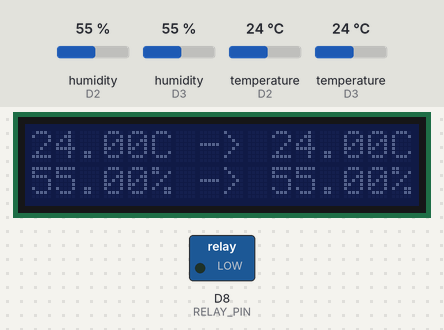
Bench run of a sketch on a simulated Arduino Uno R4 WiFi. On the bench: 16×2 character LCD, switched loads named in the sketch (green lamp = pin HIGH). Inputs (shaded band) come from the test bench; at power-on: humidity (sensors on D3, D2) 55 %, temperature (sensors on D2, D3) 24 °C. WiFi joins after 1.5 s; servers stay silent unless stated; web services answer with replies made up by the test bench; what the sketch prints to the serial monitor is not drawn.

Above: at 5.7 s.
5.8 s: humidity (sensor on D3) set to 79 %
At 15.3 s:
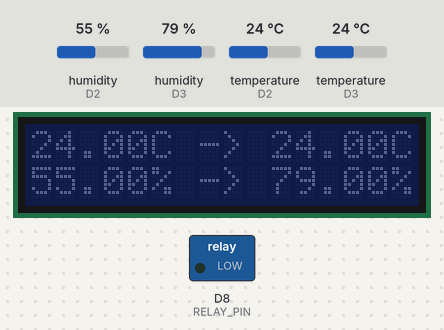
16.5 s: humidity (sensor on D3) set to 82 %
At 26.0 s:
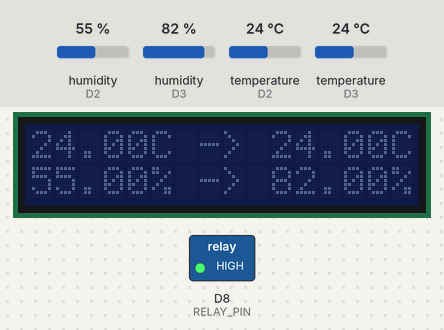
26.8 s: humidity (sensor on D2) set to 22 %
At 36.6 s:
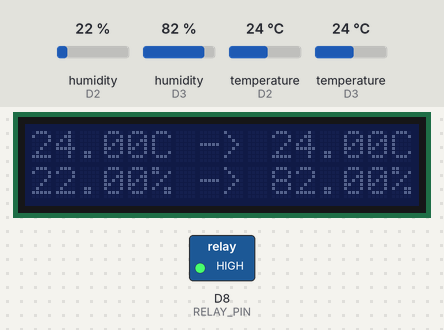
37.1 s: temperature (sensor on D2) set to 12 °C
At 47.2 s:
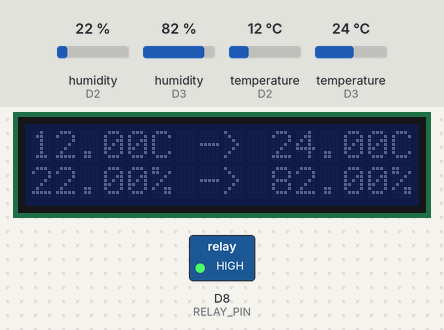
47.5 s: temperature (sensor on D3) set to 12 °C
At 56.8 s:
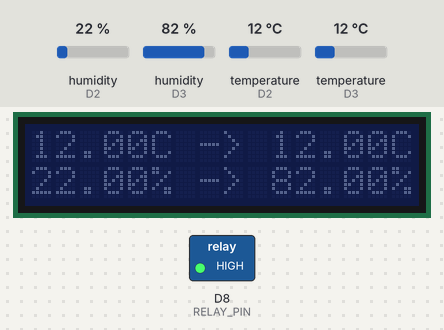
57.8 s: humidity (sensor on D2) set to 40 %
At 67.5 s:
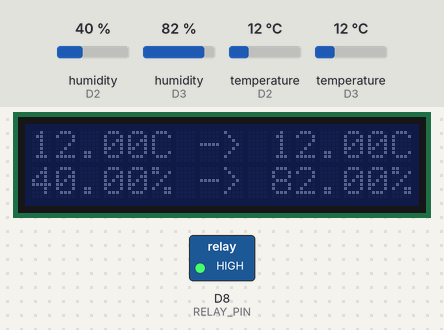
Timing chart, 0 to 69.0 s (numbered marks = the images above; inputs shaded):
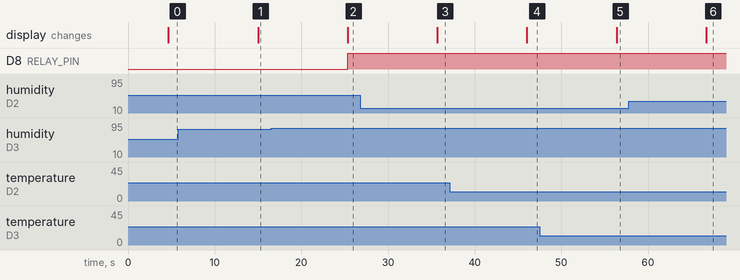

The sketch:

0427-print.ino
```cpp
#include <WiFiS3.h>
#include "arduino_secrets.h"
#include <DHT.h>
#include <LiquidCrystal_I2C.h>

#define RELAY_PIN 8      // 繼電器接在Arduino的8號腳位
#define DHTPIN 2          // 上風處主機板DHT11接在Arduino的9號腳位
#define DHTPIN_CLO 3     // 衣服間DHT11接在Arduino的10號腳位
#define DHTTYPE DHT11     // 使用DHT11型號
DHT dht(DHTPIN, DHT11);
DHT dht_clo(DHTPIN_CLO, DHT11);
bool FanOn = false;
// 初始化LCD，設定I2C地址為0x27，16列2行
LiquidCrystal_I2C lcd(0x27, 16, 2);
void Read_DHT(){

  // 讀取濕度和溫度值
  float humidity = dht.readHumidity();
  float temperature = dht.readTemperature(); // 預設讀取攝氏溫度

  float humidity_clo = dht_clo.readHumidity();
  float temperature_clo = dht_clo.readTemperature(); // 預設讀取攝氏溫度

    lcd.clear();
    lcd.setCursor(0, 0);
    lcd.print(temperature);
    lcd.print("C -> ");

    lcd.print(temperature_clo);
    lcd.print("C");

    lcd.setCursor(0, 1);
    lcd.print(humidity);
    lcd.print("%");
    lcd.print(" -> ");
    lcd.print(humidity_clo);
    lcd.print("%");

    // 檢查是否需要打開風扇
    if (temperature_clo > 30.0 || humidity_clo > 80.0) {
      digitalWrite(RELAY_PIN, HIGH); // 打開風扇
      FanOn = true;
    } else {
      digitalWrite(RELAY_PIN, LOW); // 關閉風扇
      FanOn = false;
    }


///
  WiFiClient client;
  // 使用 80 Port 連線
  client.connect(server, 80); //連接 ThingSpeak.com
  client.print(String("GET ") + resource + apiKey + "&field1=" + temperature + "&field2=" + humidity +
                  "&field3=" + FanOn +
                  "&field4=" + temperature_clo + "&field5=" + humidity_clo +
                  " HTTP/1.1\r\n" +
                  "Host: " + server + "\r\n" +
                  "Connection: close\r\n\r\n"); //將溫濕度及風扇開關等數值寫入 ThingSpeak.com

  int timeout = 5 * 10; // 5 seconds
  while(!!!client.available() && (timeout-- > 0)){
    delay(100);
  }
  if(!client.available()) {
     Serial.println("No response, going back to sleep");
  }
  while(client.available()){
    Serial.write(client.read());
  }

  Serial.println("\nclosing connection");
  client.stop();
}

void connect_to_wifi(){
  Serial.println("Wifi Setup");
  // attempt to connect to WiFi network:
  while (status != WL_CONNECTED) {
    Serial.println("Attempting to connect to WPA SSID: ");
    Serial.println(ssid);
    // Connect to WPA/WPA2 network:
    status = WiFi.begin(ssid, pass);
    // wait 10 seconds for connection:
    delay(3000);
  }
  // you're connected now, so print out the data:
  Serial.println("You're connected to the network");
}
/////////////////////////////////////
void setup() {
  Serial.begin(9600);
  lcd.init();             // 初始化LCD
  //lcd.backlight();        // 開啟背光
  lcd.setCursor(0, 0);
  lcd.print("Connecting...");
  dht.begin();            // 啟動DHT11感測器
  dht_clo.begin();        // 啟動衣服間的DHT11
  pinMode(RELAY_PIN, OUTPUT); // 設定蜂鳴器腳位為輸出模式
  connect_to_wifi();
}

void loop() {
  Read_DHT();
  delay(10000);
}
```

arduino_secrets.h
```cpp
#define SECRET_SSID "RyanRoy"
#define SECRET_PASS "klou802827"
#define APIKEY "SK2D5EZUZW0O4L9N"

char ssid[] = SECRET_SSID;        // your network SSID (name)
char pass[] = SECRET_PASS;    // your network password (use for WPA, or use as key for WEP)
int status = WL_IDLE_STATUS;     // the WiFi radio's status

// Thing Speak WRITE API KEY
const char* apiKey = APIKEY;
const char* resource = "/update?api_key=";
const char* server = "api.thingspeak.com";
```

Measured:
- the behaviour switches between 80 and 81 % on humidity (sensor on D3) (found by bisection; images 1 and 2)
- after the input at 5.8 s, the display: changes after 9.2 s (image 1)
- after the input at 16.5 s, D8 (RELAY_PIN): LOW → HIGH after 8.8 s; the display: changes after 8.8 s (image 2)
- after the input at 26.8 s, the display: changes after 8.9 s (image 3)
- after the input at 37.1 s, the display: changes after 8.9 s (image 4)
- after the input at 47.5 s, the display: changes after 8.9 s (image 5)
- after the input at 57.8 s, the display: changes after 8.9 s (image 6)
